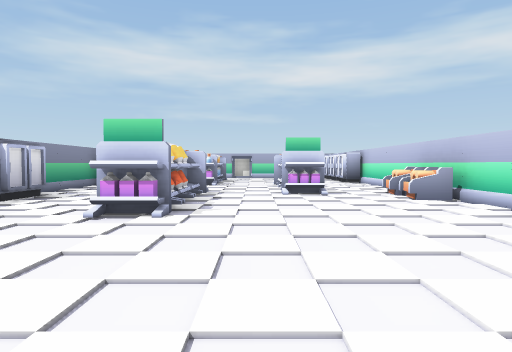
[1] (above)

12 first-person views from a walk through a scene from a Unity 3-D project. The camera is 0.57 m above the floor, tilts 2° down and sees 75° across. The floor is counted in squares, 1 m on a side. Each view is taken from the middle of a square. On the plan, view 1 faces up. The plan holds only what a view shows up to about 9 squares ahead; the rest is blank. The player character is not drawn. Some surface patterns are stand-ins.

[2]
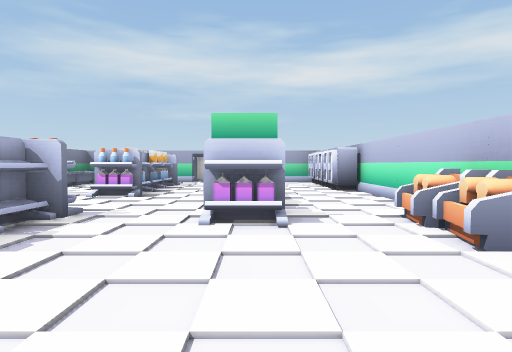

[3]
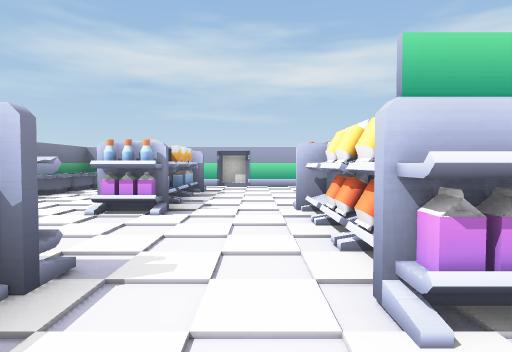

[4]
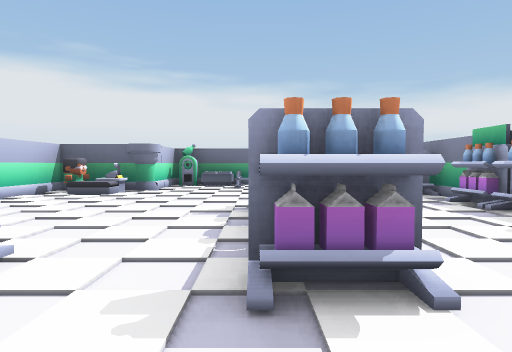

[5]
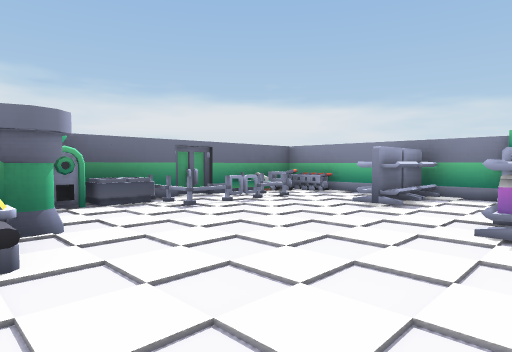

[6]
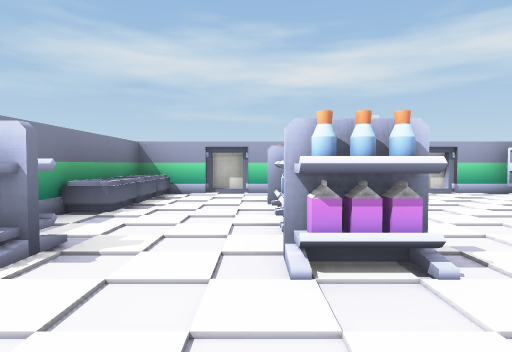

[7]
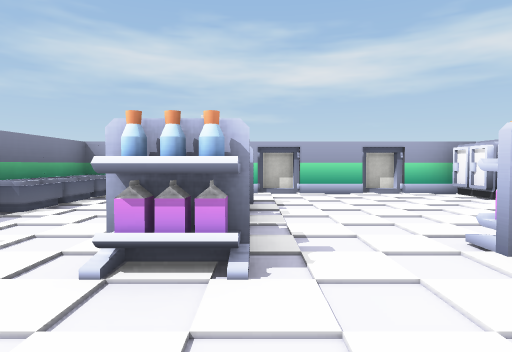

[8]
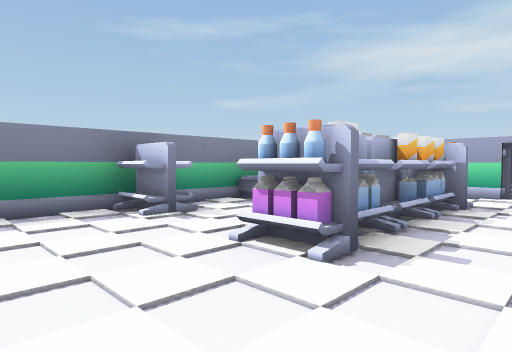

[9]
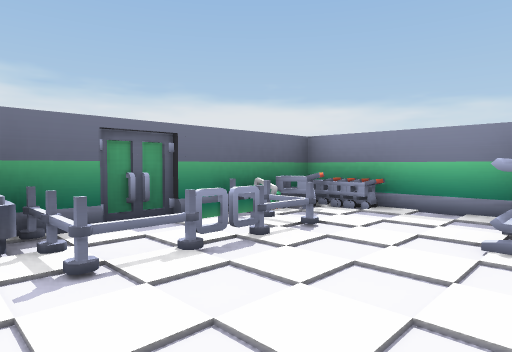

[10]
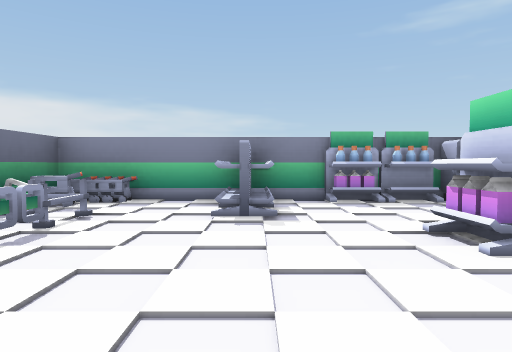

[11]
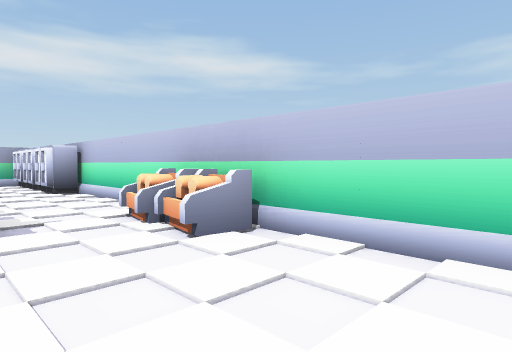

[12]
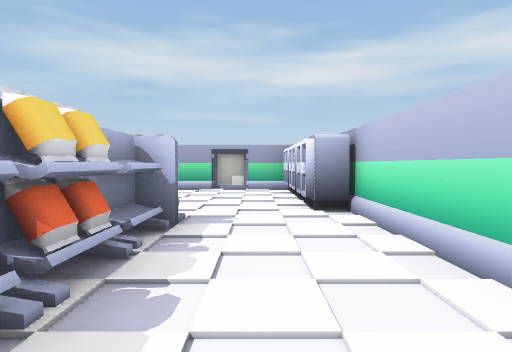

### Floor plan
Points are (right, up) in squares from view 1. A wall is a line through its corners. A room is listed if a view was taken in it or the views show most of it. See-through windows are left out.
Room 1 (views 1, 2, 3, 4, 5, 6, 7, 8, 9, 10, 11, 12)
walls: (3.2, 6.4) (3.2, 9.5); (-4.2, 1.6) (-4.2, 0.5); (-3.6, 12) (-4.2, 12); (3.2, 0.9) (3.2, 4.5); (1.2, -0.4) (1.2, 0.2); (-4.2, 12.5) (-4.2, 6.5); (-2.5, -1.1) (-1.4, -1.1); (-0.2, 13.6) (-0.9, 13.6); (-2.2, 13.6) (-2.9, 13.6); (2.5, 13.3) (-3.5, 13.3); (1.8, 13.6) (1.1, 13.6)
low walls: (-3.6, 12.4) (-3.6, 11.7) (-4.2, 11.7)
objects: cart (-4, -1); cart (-4, 0); shelf (-4, 2); shelf (-4, 3); shelf (-4, 4); other object (-4, 5); shelf (-4, 9); other object (-4, 11); other object (-4, 13); basket (-3, -1); fence (-3, 0); shelf (-3, 2); fence (-2, 0); shelf (-2, 4) to (-1, 4); shelf (-2, 6) to (-1, 6); shelf (-2, 9) to (-1, 9); shelf (-2, 11); shelf (-2, 12) to (-1, 12); fence (-1, -1); fence (-1, 0); other object (-1, 5); shelf (-1, 10) to (-1, 11); other object (0, -1); other object (1, -1); other object (1, 0) to (2, 1); shelf (1, 6); other object (1, 7); other object (1, 8); shelf (1, 9); cash register (2, 2); bread (3, 5); bread (3, 6); other object (3, 10); other object (3, 12); other object (3, 13)

Positions as (right, up) in squares from view 1, and headings:
1: (0, 0), facing up
2: (1, 3), facing up
3: (0, 5), facing up
4: (-1, 8), facing down
5: (2, 4), facing down-left
6: (-2, 7), facing up
7: (-1, 7), facing up
8: (0, 7), facing up-left
9: (0, 2), facing down-left
10: (1, 2), facing left
11: (1, 3), facing up-right
12: (2, 6), facing up
